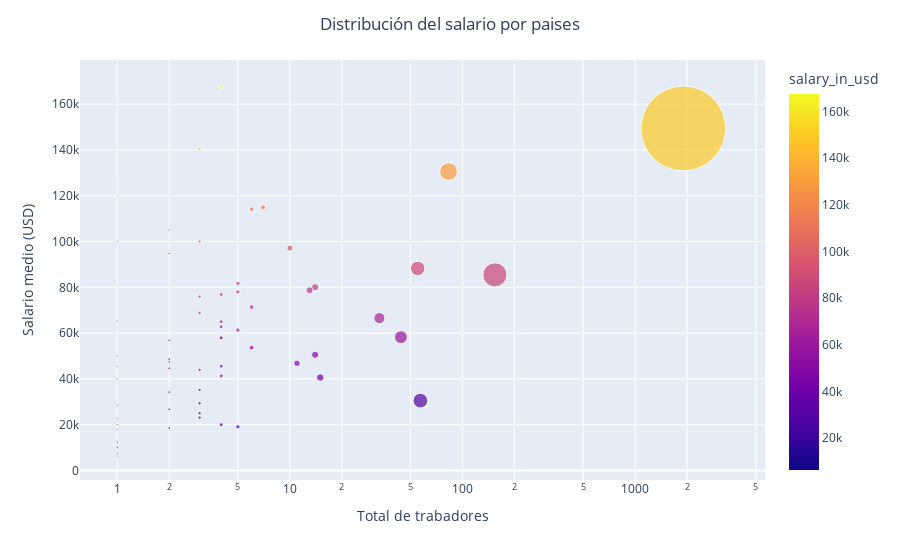

Notebook code cell kept with this figure:
### Code cell
#Construimos el grafico
fig = px.scatter(df_plot, x="Job count", y="salary_in_usd", color="salary_in_usd",  size="Job count",
                hover_data=['company_location'], log_x=True, size_max=60) 


fig.update_layout(
    title={
        'text': "Distribución del salario por paises",
        'x': 0.5,  # Centrar el título
        'xanchor': 'center'  # Anclarlo al centro
    },
    yaxis_title='Salario medio (USD)',
    xaxis_title='Total de trabadores'
)
fig.show()

### Figure 1 — Plotly figure (JSON) as saved in the notebook; plotly's stock layout.template omitted (floating-point values rounded to 4 significant figures)
{"data": [{"customdata": [["US"], ["GB"], ["CA"], ["IN"], ["DE"], ["ES"], ["FR"], ["BR"], ["PT"], ["AU"], ["NL"], ["GR"], ["MX"], ["IE"], ["AT"], ["JP"], ["SG"], ["PL"], ["NG"], ["CH"], ["TR"], ["SI"], ["PR"], ["IT"], ["BE"], ["UA"], ["CO"], ["DK"], ["PK"], ["LV"], ["AR"], ["AE"], ["RU"], ["TH"], ["HR"], ["AS"], ["LU"], ["FI"], ["CZ"], ["LT"], ["EE"], ["GH"], ["CF"], ["RO"], ["SE"], ["KE"], ["HU"], ["ID"], ["BA"], ["AM"], ["AL"], ["BO"], ["CL"], ["BS"], ["CR"], ["DZ"], ["IQ"], ["IL"], ["HN"], ["HK"], ["EG"], ["CN"], ["IR"], ["MA"], ["NZ"], ["MY"], ["MK"], ["MT"], ["MD"], ["PH"], ["SK"], ["VN"]], "hovertemplate": "Job count=%{marker.size}<br>salary_in_usd=%{marker.color}<br>company_location=%{customdata[0]}<extra></extra>", "legendgroup": "", "marker": {"color": [149400.0, 85460.0, 130600.0, 30490.0, 88240.0, 58220.0, 66550.0, 40580.0, 50540.0, 80030.0, 78740.0, 46810.0, 97150.0, 114900.0, 71350.0, 114100.0, 53675, 61340.0, 78000, 81722, 19058, 62770.0, 167500, 41300.0, 76860.0, 57850, 64961, 45558, 20000, 57950.0, 25000, 100000, 140300.0, 23060.0, 75970.0, 29351, 43940.0, 68790.0, 35200, 94812, 47416, 18500, 48609, 56827, 105000, 44636, 26710.0, 34208, 120000, 50000, 10000, 7500, 40038, 45555, 50000, 100000, 100000, 119059, 20000, 65062, 22800, 100000, 100000, 10000, 125000, 40000, 6304, 28369, 18000, 50000, 12608, 12000], "coloraxis": "coloraxis", "size": [1902, 154, 83, 57, 55, 44, 33, 15, 14, 14, 13, 11, 10, 7, 6, 6, 6, 5, 5, 5, 5, 4, 4, 4, 4, 4, 4, 4, 4, 4, 3, 3, 3, 3, 3, 3, 3, 3, 3, 2, 2, 2, 2, 2, 2, 2, 2, 2, 1, 1, 1, 1, 1, 1, 1, 1, 1, 1, 1, 1, 1, 1, 1, 1, 1, 1, 1, 1, 1, 1, 1, 1], "sizemode": "area", "sizeref": 0.5283, "symbol": "circle"}, "mode": "markers", "name": "", "orientation": "v", "showlegend": false, "type": "scatter", "x": [1902, 154, 83, 57, 55, 44, 33, 15, 14, 14, 13, 11, 10, 7, 6, 6, 6, 5, 5, 5, 5, 4, 4, 4, 4, 4, 4, 4, 4, 4, 3, 3, 3, 3, 3, 3, 3, 3, 3, 2, 2, 2, 2, 2, 2, 2, 2, 2, 1, 1, 1, 1, 1, 1, 1, 1, 1, 1, 1, 1, 1, 1, 1, 1, 1, 1, 1, 1, 1, 1, 1, 1], "xaxis": "x", "y": [149400.0, 85460.0, 130600.0, 30490.0, 88240.0, 58220.0, 66550.0, 40580.0, 50540.0, 80030.0, 78740.0, 46810.0, 97150.0, 114900.0, 71350.0, 114100.0, 53675, 61340.0, 78000, 81722, 19058, 62770.0, 167500, 41300.0, 76860.0, 57850, 64961, 45558, 20000, 57950.0, 25000, 100000, 140300.0, 23060.0, 75970.0, 29351, 43940.0, 68790.0, 35200, 94812, 47416, 18500, 48609, 56827, 105000, 44636, 26710.0, 34208, 120000, 50000, 10000, 7500, 40038, 45555, 50000, 100000, 100000, 119059, 20000, 65062, 22800, 100000, 100000, 10000, 125000, 40000, 6304, 28369, 18000, 50000, 12608, 12000], "yaxis": "y"}], "layout": {"coloraxis": {"colorbar": {"title": {"text": "salary_in_usd"}}, "colorscale": [[0, "#0d0887"], [0.1111, "#46039f"], [0.2222, "#7201a8"], [0.3333, "#9c179e"], [0.4444, "#bd3786"], [0.5556, "#d8576b"], [0.6667, "#ed7953"], [0.7778, "#fb9f3a"], [0.8889, "#fdca26"], [1, "#f0f921"]]}, "legend": {"itemsizing": "constant", "tracegroupgap": 0}, "margin": {"t": 60}, "title": {"text": "Distribución del salario por paises", "x": 0.5, "xanchor": "center"}, "xaxis": {"anchor": "y", "domain": [0, 1], "title": {"text": "Total de trabadores"}, "type": "log"}, "yaxis": {"anchor": "x", "domain": [0, 1], "title": {"text": "Salario medio (USD)"}}}}
